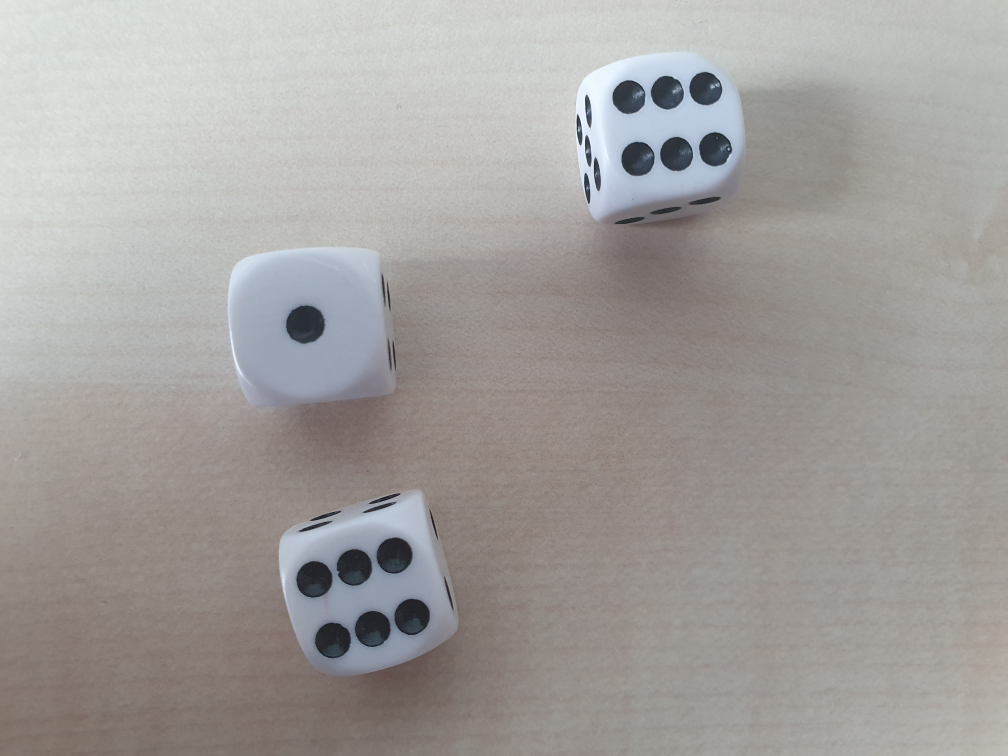
#> input picture kepek/10.jpg, 4032 x 3024 px (shown at 1/4 size)
$ python main.py kepek/10.jpg
#> lines starting #> are read from the running program, lines starting #| are printed output that depends on the picture; after the words box and inside, x2 and y2 are one past the last pixel; in counts of white or black regions, pixels touching at a corner belong together
### dobokocka_azonosito.py
import cv2
import numpy as np
import math

def dicePointDetector(kep, pointsToGet, dicesToGet, detectedPoints, detectedDices):
    #kép importálás és átméretezés
#> called with kep = 'kepek/10.jpg', pointsToGet = '-1', dicesToGet = '-1'
    img = cv2.imread(kep)
#> img is the input picture: shape (3024, 4032, 3); mean B, G, R 157, 159.5, 162.7

    x = 650 / img.shape[0]
    y = x
    img = cv2.resize(img, None, None, x, y, cv2.INTER_CUBIC)
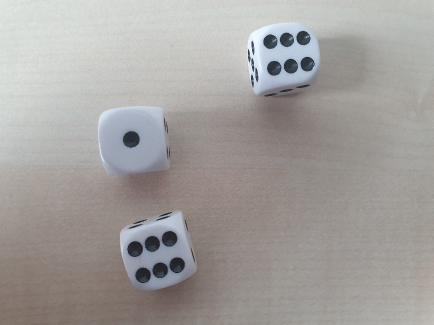
#> img: shape (650, 867, 3) (shown at 1/2 size); mean B, G, R 157, 159.5, 162.7

    #Szürke árnyalatossá alakítás + medián szűrő
    GrayImg = cv2.cvtColor(img.astype(np.uint8), cv2.COLOR_BGR2GRAY)
    imgMedian = cv2.medianBlur(GrayImg, 11)

    #morphológiai zárás
    k = np.ones((3, 3))
    imgMorph = cv2.morphologyEx(imgMedian, cv2.MORPH_CLOSE, k)

    #pontok detektálása
    rows = imgMorph.shape[0]
    circles = cv2.HoughCircles(imgMorph, cv2.HOUGH_GRADIENT, 1, rows / 100,
                                param1=240, param2=23,
                                minRadius=1, maxRadius=50)
#> circles = 13 rows, first 8: [338.5, 477.5, 14.7], [262.5, 278.5, 15.6], [353.5, 529.5, 15.1], [285.5, 549.5, 14.5], [319.5, 540.5, 14.4], [269.5, 497.5, 15.6], [548.5, 136.5, 14.6], [540.5, 82.5, 13.4]
    circles = np.uint16(np.around(circles))
#> circles = 13 rows, first 8: [338, 478, 15], [262, 278, 16], [354, 530, 15], [286, 550, 14], [320, 540, 14], [270, 498, 16], [548, 136, 15], [540, 82, 13]

    circles2=circles.tolist()
#> circles2 = [[[338, 478, 15], [262, 278, 16], [354, 530, 15], [286, 550, 14], [320, 540, 14], [270, 498, 16], [548, 136, 15], [540, 82, 13], [606, 76, 13], [614, 128, 13], [304, 486, 14], [580, 132, 14], [574, 80, 13]]]

    #medián
    orderedCircles=sorted(circles2[0], key=lambda x: x[2])
#> orderedCircles = [[540, 82, 13], [606, 76, 13], [614, 128, 13], [574, 80, 13], [286, 550, 14], [320, 540, 14], [304, 486, 14], [580, 132, 14], [338, 478, 15], [354, 530, 15], [548, 136, 15], [262, 278, 16], [270, 498, 16]]
    radiusMedian=0
    if(len(orderedCircles)>0):
        radiusMedian=orderedCircles[int(round(len(orderedCircles)/2))][2]
#> radiusMedian = 14

    i=0
    while i <= len(circles2[0])-1:
        if (circles2[0][i][2] > (radiusMedian+10) or circles2[0][i][2] < (radiusMedian-5)):
            toDelete = circles2[0][i]
            circles2[0].remove(toDelete)
        i += 1
#> this loop made 13 passes
#> after the loop, i = 13

    circles= np.array(circles2)
    circles2=circles.tolist()

    #pontok megszámlálása és képre írása
    points = 0
    if circles is not None:

        for i in circles[0, :]:
            center = (i[0], i[1])
            cv2.circle(img, center, 1, (255, 0, 0), 8)
            radius = i[2]
            cv2.circle(img, center, radius, (0, 255, 0), 8)
            points = points+1
#> this loop made 13 passes
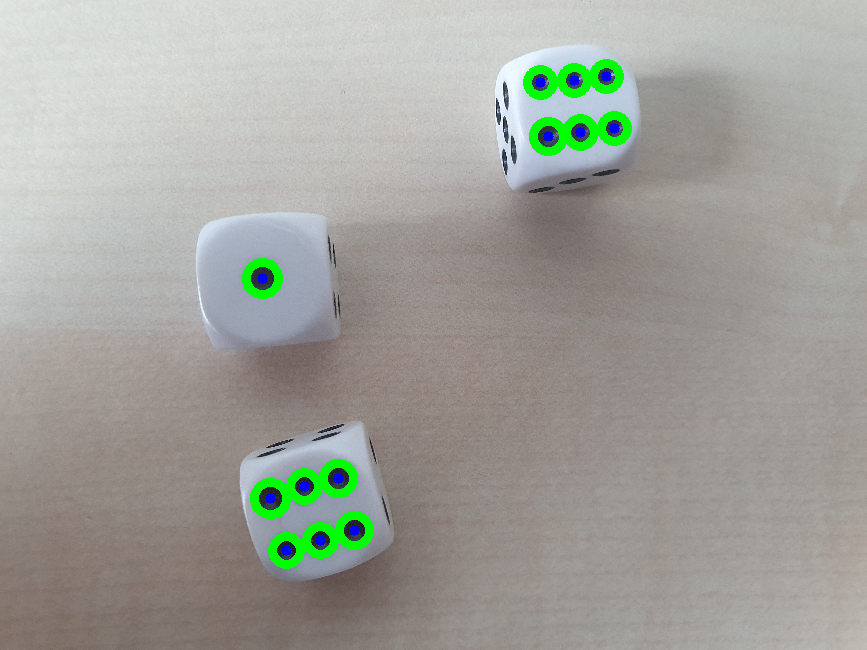
#> img: shape (650, 867, 3); 1.99% of pixels changed, all inside (x1, y1, x2, y2) = (242, 59, 632, 569)
#> after the loop, points = 13

    #kockák megszámlálása
    dices = 0

    for z in range(0,6):
        for i in range(0, len(circles2[0])-1):
            for j in range(0, len(circles2[0])):
                if  i != j and i <= len(circles2[0])-1 and j <= len(circles2[0])-1 :
                    if math.sqrt(float( ( (float(circles2[0][i][0])-float(circles2[0][j][0]))**2 + (float(circles2[0][i][1])-float(circles2[0][j][1]))**2 ))) <= 85:
                        x=(float(circles2[0][i][0])+float(circles2[0][j][0]))/2
                        y=(float(circles2[0][i][1])+float(circles2[0][j][1]))/2

                        if i<j:
                            toDelete=circles2[0][i]
                            circles2[0].remove(toDelete)
                            toDelete=circles2[0][j-1]
                            circles2[0].remove(toDelete)
                        else:
                            toDelete=circles2[0][i]
                            circles2[0].remove(toDelete)
                            toDelete=circles2[0][j]
                            circles2[0].remove(toDelete)
                        circles2[0].append([x,y, 15])


    dices=len(circles2[0])
#> dices = 3
    circles2np=np.array(circles2)
#> circles2np = [[262, 278, 16], [592, 94.12, 15], [305.8, 508.2, 15]]


    for i in circles2[0][:]:
            x=np.uint16(i[0])
            y=np.uint16(i[1])
            center = (x,y)
            radius = 100
            cv2.circle(img, center, radius, (222, 222, 222), 7)
#> this loop made 3 passes
#> (i, x, y) on passes 1 to 3: ([262, 278, 16], 262, 278), ([592, 94.12, 15], 592, 94), ([305.8, 508.2, 15], 305, 508)
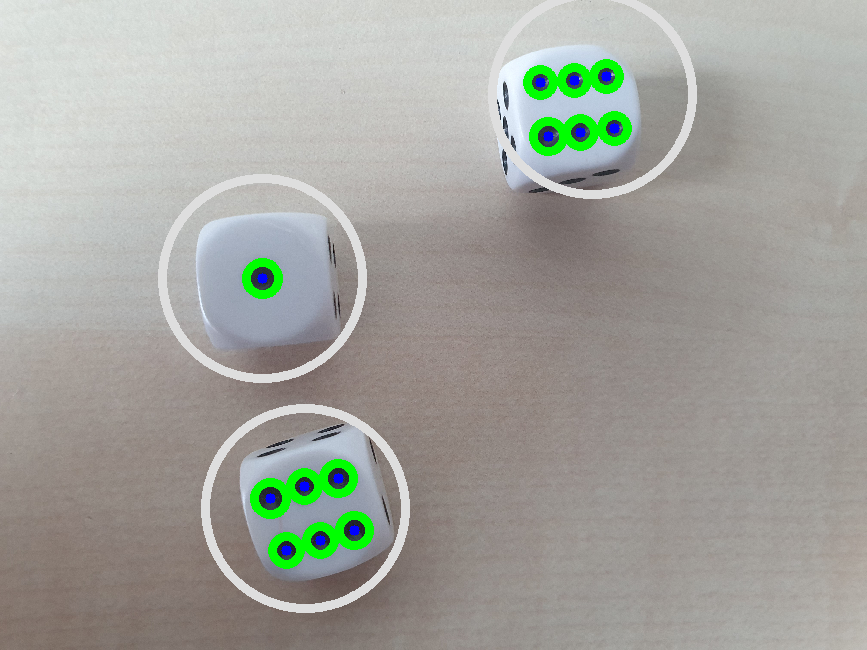
#> img: shape (650, 867, 3); 2.89% of pixels changed, all inside (x1, y1, x2, y2) = (158, 0, 697, 613)


    if pointsToGet == "-1" and dicesToGet == "-1":
        #Pontok értékének képre írása
        text = "Pontok: " + str(points)
#> text = 'Pontok: 13'
        cv2.putText(img,text,(10,30),0,1,(0,255,0), 4, cv2.LINE_AA)

        text = "Kockak: " + str(dices)
#> text = 'Kockak: 3'
        cv2.putText(img,text,(10,70),0,1,(0,255,0), 4, cv2.LINE_AA)
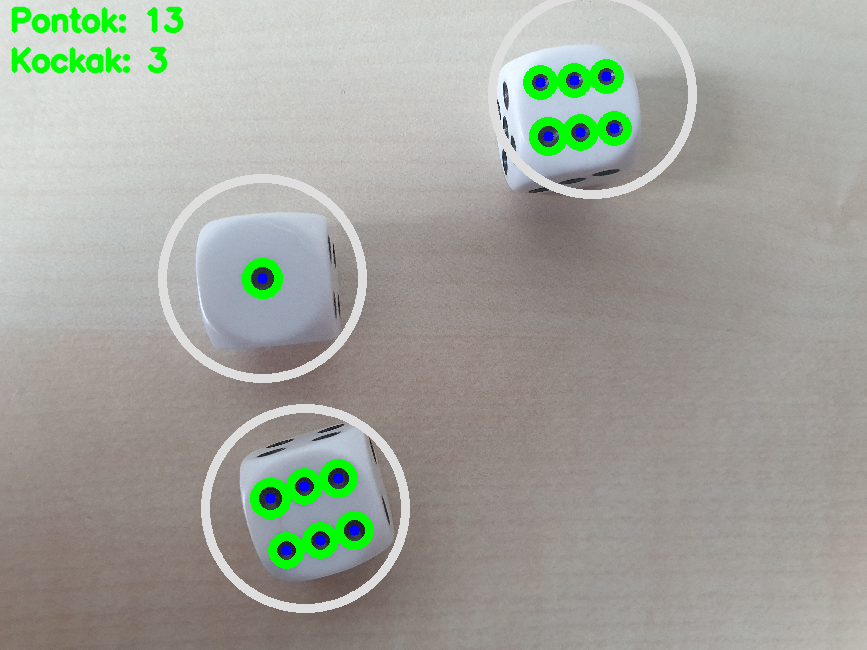
#> img: shape (650, 867, 3); mean B, G, R 156, 164.4, 161.4
    else:
        #Pontok értékének képre írása teszt üzemmódban
        text = "Talalat: " + str(points)
        cv2.putText(img,text,(10,30),0,1,(0,255,0), 4, cv2.LINE_AA)

        if(int(points) == int(pointsToGet)):
            text = "Elvart: " + pointsToGet
            cv2.putText(img,text,(10,70),0,1,(0,255,0), 4, cv2.LINE_AA)
        else:
            text = "Elvart: " + pointsToGet
            cv2.putText(img,text,(10,70),0,1,(0,0,255), 4, cv2.LINE_AA)

        text = "Kockak: " + str(dices)
        cv2.putText(img,text,(10,110),0,1,(0,255,0), 4, cv2.LINE_AA)

        if(int(dicesToGet) == int(dices)):
            text = "Elvart: " + str(dicesToGet)
            cv2.putText(img,text,(10,150),0,1,(0,255,0), 4, cv2.LINE_AA)
        else:
            text = "Elvart: " + str(dicesToGet)
            cv2.putText(img,text,(10,150),0,1,(0,0,255), 4, cv2.LINE_AA)

    cv2.imshow("Detected circles", img)
    detectedPoints.append(points)
    detectedDices.append(dices)
    cv2.waitKey(0)
    cv2.destroyAllWindows()


# Az alábbi kód lehetőséget ad a dicePointDetector függvény teszteléséhez
# [4 lines that do not run on import are left out]

### main.py
from dobokocka_azonosito import dicePointDetector
import os
import sys

if len(sys.argv) == 1:
    print("Keves parancssori argumentum")
elif os.path.exists(sys.argv[1]) == True:
    if sys.argv[1].lower().endswith(('.png', '.jpg', '.jpeg')):
        detectedPoints = []
        detectedDices = []
        dicePointDetector(sys.argv[1], "-1","-1", detectedPoints, detectedDices)
    else:
        print("Hibas fajlkiterjesztes")
elif sys.argv[1] == "-test":

    # [27 lines left out: function textToList, not called in this run]

    detectedPoints = []
    detectedDices = []

    #fájl beolvasás és feldolgozás
    path = "inputKepekEsErtekek.txt"
    if os.path.exists(path) == True:
        images, pointsToGet, dicesToGet = textToList(path)
        #print(images)
        #print(results)
        #print(dices)
        numberOfResult = 0
        for image in images:
            dicePointDetector(image, pointsToGet[numberOfResult], dicesToGet[numberOfResult], detectedPoints, detectedDices)   #input kép, elvárt eredmény, output: list
            numberOfResult += 1
    else:
        print("Hiba: A megadott fájl nem létezik")

    #A megtalált és elvárt pontok közötti különbség megszámlálása
    if len(detectedPoints) == len(pointsToGet):
        errors=0
        for i in range(len(detectedPoints)):
            if(detectedPoints[i] != int(pointsToGet[i])):
                errors+=1
        print("Elteresek szama megtalalt pontok es az elvart eredmeny kozott (ennyi kepnel talalhato hiba): "+str(errors))
    else:
        print("hiba")

    if len(detectedPoints) == len(pointsToGet):
        errors=0
        for i in range(len(detectedPoints)):
            if(detectedPoints[i] != int(pointsToGet[i])):
                errors=errors+abs(detectedPoints[i]-int(pointsToGet[i]))
        print("Elteresek szama megtalalt pontok es az elvart eredmeny kozott (osszes hibaszam): "+str(errors))
    else:
        print("hiba")

    #A megtalált és elvárt kockák közötti különbség megszámlálása
    if len(detectedDices) == len(dicesToGet):
        errors=0
        for i in range(len(detectedDices)):
            if(detectedDices[i] != int(dicesToGet[i])):
                errors+=1
        print("Elteresek szama elvart es megtalalat kockak kozott (ennyi kepnel talalhato hiba): "+str(errors))
    else:
        print("hiba")

    if len(detectedDices) == len(dicesToGet):
        errors=0
        for i in range(len(detectedDices)):
            if(detectedDices[i] != int(dicesToGet[i])):
                errors=errors+abs(detectedDices[i]-int(dicesToGet[i]))
        print("Elteresek szama elvart es megtalalat kockak kozott (osszes hibaszam): "+str(errors))
    else:
        print("hiba")
else:
    print("Hibas parancssori parameter hasznalat")

$ run again, on kepek/12.jpg
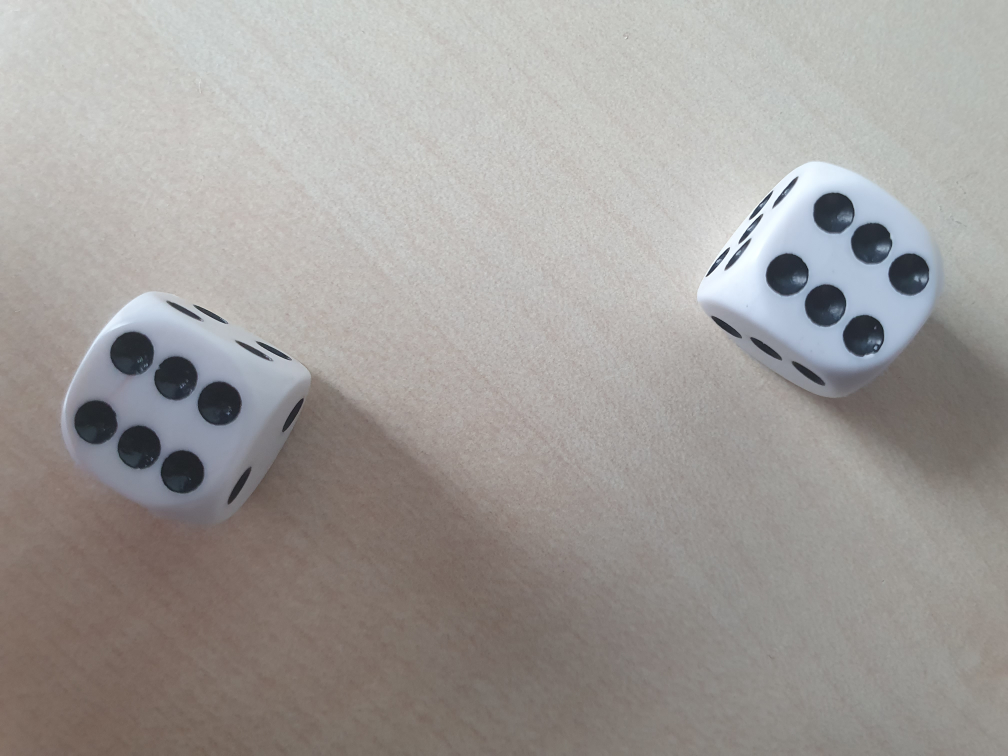
#> input picture kepek/12.jpg, 4032 x 3024 px (shown at 1/4 size)
#> in dicePointDetector, img is the input picture: shape (3024, 4032, 3); mean B, G, R 153.8, 156.6, 160.3
#> in dicePointDetector, `circles = cv2.HoughCircles(imgMorph, cv2.HOUGH_GRADIENT, 1, rows / 100..`: circles = [[188.5, 346.5, 18.6], [81.5, 362.5, 18.5], [156.5, 405.5, 18.5], [716.5, 182.5, 17.7], [781.5, 235.5, 17.7], [113.5, 303.5, 18], [150.5, 324.5, 18.8], [119.5, 384.5, 17.7], [709.5, 262.5, 17.1], [748.5, 209.5, 17.4], [742.5, 288.5, 18.1], [675.5, 236.5, 17]]
#> in dicePointDetector, `circles = np.uint16(np.around(circles))`: circles = [[188, 346, 19], [82, 362, 18], [156, 406, 18], [716, 182, 18], [782, 236, 18], [114, 304, 18], [150, 324, 19], [120, 384, 18], [710, 262, 17], [748, 210, 17], [742, 288, 18], [676, 236, 17]]
#> circles2 = [[[188, 346, 19], [82, 362, 18], [156, 406, 18], [716, 182, 18], [782, 236, 18], [114, 304, 18], [150, 324, 19], [120, 384, 18], [710, 262, 17], [748, 210, 17], [742, 288, 18], [676, 236, 17]]]
#> orderedCircles = [[710, 262, 17], [748, 210, 17], [676, 236, 17], [82, 362, 18], [156, 406, 18], [716, 182, 18], [782, 236, 18], [114, 304, 18], [120, 384, 18], [742, 288, 18], [188, 346, 19], [150, 324, 19]]
#> radiusMedian = 18
#> the loop in dicePointDetector, `while i <= len(circles2[0])-1:` made 12 passes
#> after the loop in dicePointDetector, `while i <= len(circles2[0])-1:`: i = 12
#> the loop in dicePointDetector, `for i in circles[0, :]:` made 12 passes
#> dices = 2
#> circles2np = [[728.4, 240.8, 15], [125.8, 349, 15]]
#> the loop in dicePointDetector, `for i in circles2[0][:]:` made 2 passes
#> (i, x, y, radius) on passes 1 to 2: ([728.4, 240.8, 15], 728, 240, 100), ([125.8, 349, 15], 125, 349, 100)
#> after the loop in dicePointDetector, `for i in circles2[0][:]:`:
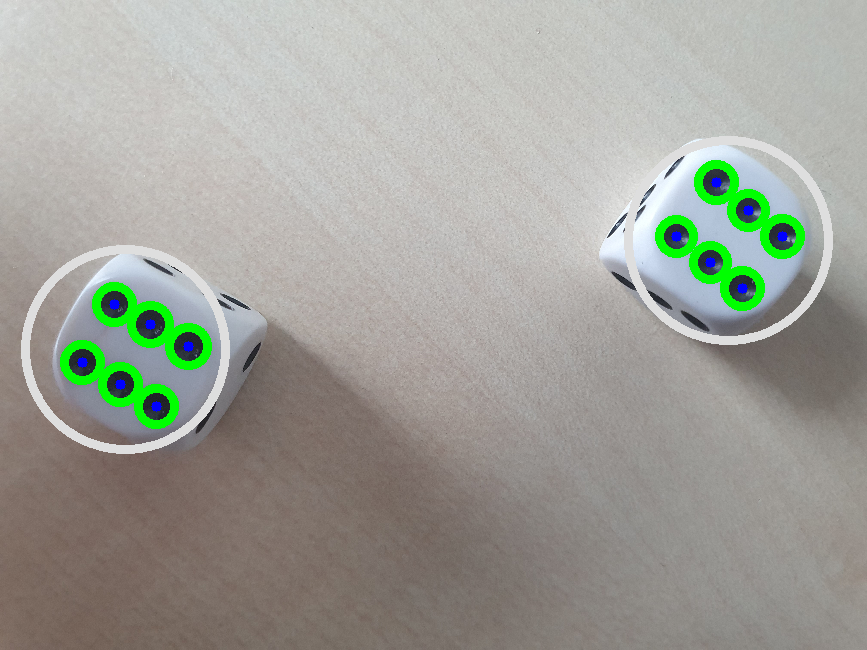
#> img: shape (650, 867, 3); mean B, G, R 153, 161.1, 159.5
#> in dicePointDetector, `text = "Pontok: " + str(points)`: text = 'Pontok: 12'
#> in dicePointDetector, `text = "Kockak: " + str(dices)`: text = 'Kockak: 2'
#> in dicePointDetector, `cv2.putText(img,text,(10,70),0,1,(0,255,0), 4, cv2.LINE_AA)`:
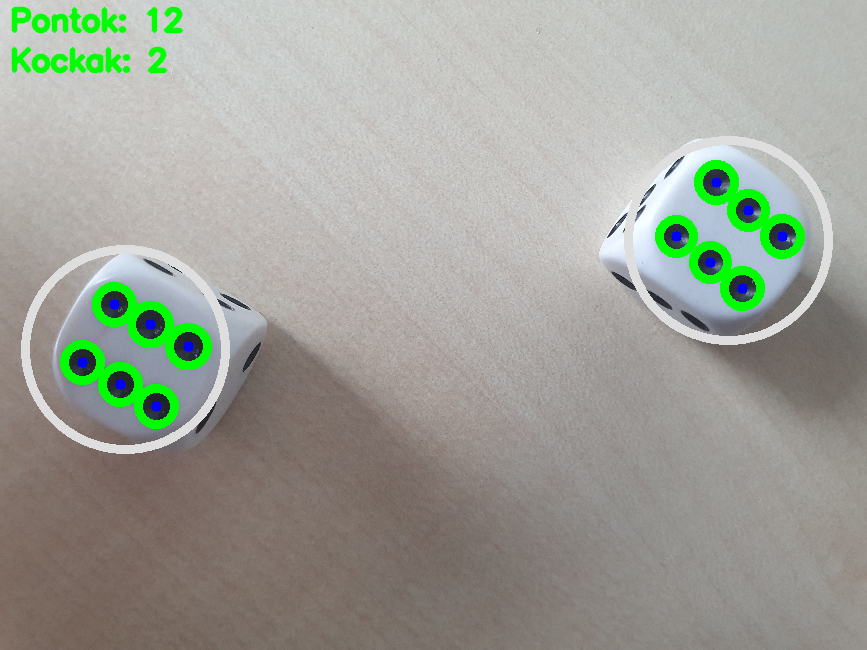
#> img: shape (650, 867, 3); mean B, G, R 151.6, 161.4, 158.1
